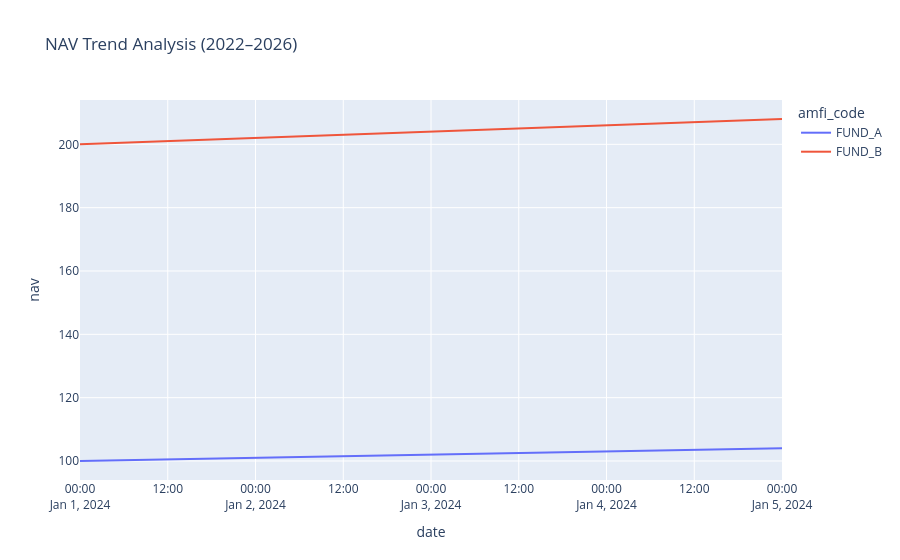

Here is the notebook cell this chart was saved with:
### Code cell
import plotly.express as px

fig = px.line(nav, x="date", y="nav", color="amfi_code",
              title="NAV Trend Analysis (2022–2026)")

fig.show()

### Figure 1 — Plotly figure (JSON) as saved in the notebook; plotly's stock layout.template omitted (floating-point values rounded to 4 significant figures)
{"data": [{"hovertemplate": "amfi_code=FUND_A<br>date=%{x}<br>nav=%{y}<extra></extra>", "legendgroup": "FUND_A", "line": {"color": "#636efa", "dash": "solid"}, "marker": {"symbol": "circle"}, "mode": "lines", "name": "FUND_A", "orientation": "v", "showlegend": true, "type": "scatter", "x": ["2024-01-01T00:00:00.000000", "2024-01-02T00:00:00.000000", "2024-01-03T00:00:00.000000", "2024-01-04T00:00:00.000000", "2024-01-05T00:00:00.000000"], "xaxis": "x", "y": [100, 101, 102, 103, 104], "yaxis": "y"}, {"hovertemplate": "amfi_code=FUND_B<br>date=%{x}<br>nav=%{y}<extra></extra>", "legendgroup": "FUND_B", "line": {"color": "#EF553B", "dash": "solid"}, "marker": {"symbol": "circle"}, "mode": "lines", "name": "FUND_B", "orientation": "v", "showlegend": true, "type": "scatter", "x": ["2024-01-01T00:00:00.000000", "2024-01-02T00:00:00.000000", "2024-01-03T00:00:00.000000", "2024-01-04T00:00:00.000000", "2024-01-05T00:00:00.000000"], "xaxis": "x", "y": [200, 202, 204, 206, 208], "yaxis": "y"}], "layout": {"legend": {"title": {"text": "amfi_code"}, "tracegroupgap": 0}, "title": {"text": "NAV Trend Analysis (2022–2026)"}, "xaxis": {"anchor": "y", "domain": [0, 1], "title": {"text": "date"}}, "yaxis": {"anchor": "x", "domain": [0, 1], "title": {"text": "nav"}}}}
